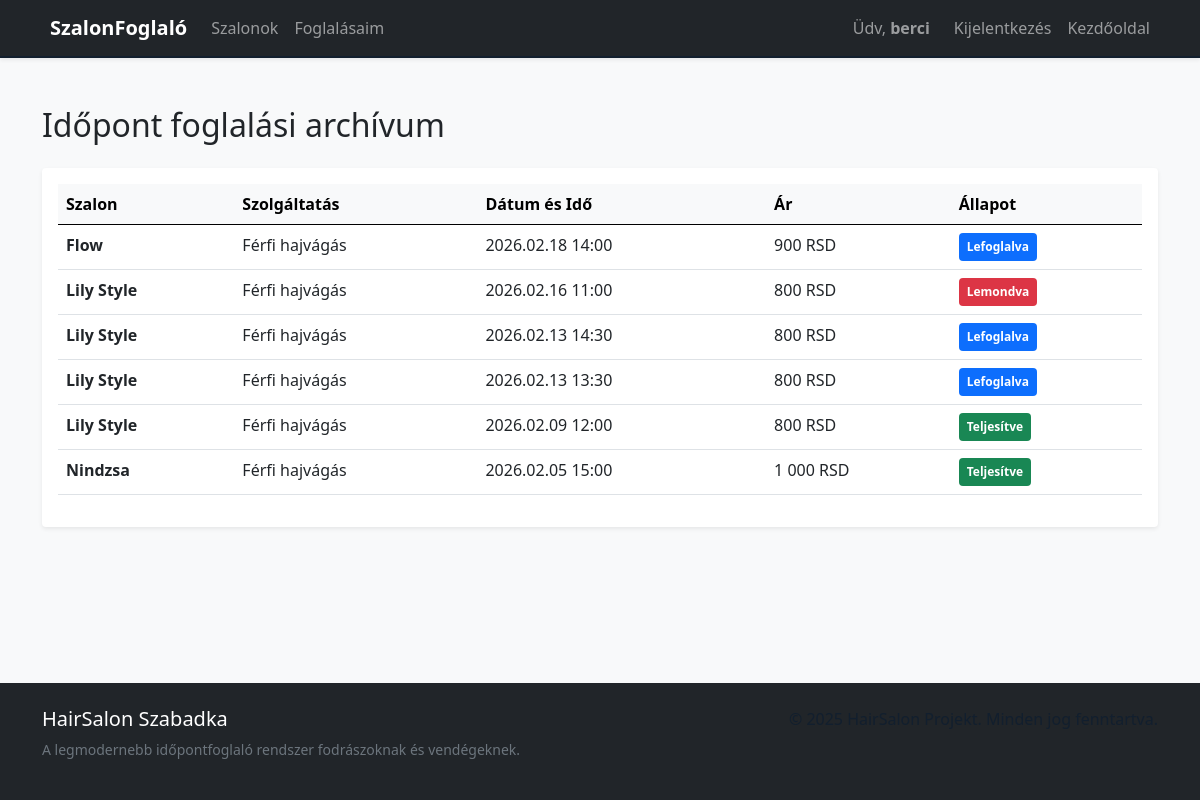
/foglalasaim.php (signed in), run on the app's committed database.
### tables this page shows
CREATE TABLE `appointments` (
  `appointment_id` int NOT NULL,
  `user_id` int DEFAULT NULL,
  `salon_id` int NOT NULL,
  `service_id` int NOT NULL,
  `appointment_date` date NOT NULL,
  `appointment_time` time NOT NULL,
  `status` enum('booked','cancelled','completed') DEFAULT 'booked',
  `created_at` timestamp NOT NULL DEFAULT CURRENT_TIMESTAMP
);

CREATE TABLE `salons` (
  `salon_id` int NOT NULL,
  `owner_id` int NOT NULL,
  `name` varchar(255) NOT NULL,
  `address` varchar(255) NOT NULL,
  `city` varchar(255) NOT NULL,
  `phone` varchar(100) DEFAULT NULL,
  `active` tinyint(1) DEFAULT '1',
  `image_url` varchar(255) DEFAULT 'default_salon.jpg'
);

CREATE TABLE `services` (
  `service_id` int NOT NULL,
  `salon_id` int NOT NULL,
  `name` varchar(255) NOT NULL,
  `price` int NOT NULL,
  `duration` int NOT NULL
);

### foglalasaim.php (the view, shortened to what this page needs)
<?php
require_once "config.php";
$user_id = $_SESSION['user_id'];
$updateSql = "UPDATE appointments
              SET status = 'completed'
              WHERE status = 'booked'
              AND (appointment_date < CURDATE()
              OR (appointment_date = CURDATE() AND appointment_time < CURTIME()))";
$pdo->query($updateSql);
$stmt = $pdo->prepare("
    SELECT
        a.appointment_date,
        a.appointment_time,
        a.status,
        s.name AS salon_name,
        ser.name AS service_name,
        ser.price
    FROM appointments a
    JOIN salons s ON a.salon_id = s.salon_id
    JOIN services ser ON a.service_id = ser.service_id
    WHERE a.user_id = ?
    ORDER BY a.appointment_date DESC, a.appointment_time DESC
");
$stmt->execute([$user_id]);
$appointments = $stmt->fetchAll();
?>
<!doctype html>
<html lang="en">
<head>
    <link href="https://cdn.jsdelivr.net/npm/bootstrap@5.0.2/dist/css/bootstrap.min.css" rel="stylesheet">
    <link rel="stylesheet" href="style.css">
</head>
<body class="bg-light d-flex flex-column min-vh-100">
<?php include 'navbar.php'; ?>
<main class="container mt-5 flex-grow-1">
    <h2 class="mb-4">Időpont foglalási archívum</h2>
    <?php if (count($appointments) > 0): ?>
        <div class="table-responsive bg-white p-3 shadow-sm rounded">
            <table class="table table-hover">
                <thead class="table-light">
                <tr>
                    <th>Szalon</th>
                    <th>Szolgáltatás</th>
                    <th>Dátum és Idő</th>
                    <th>Ár</th>
                    <th>Állapot</th>
                </tr>
                </thead>
                <tbody>
                <?php foreach ($appointments as $a): ?>
                    <tr>
                        <td><strong><?php echo htmlspecialchars($a['salon_name']); ?></strong></td>
                        <td><?php echo htmlspecialchars($a['service_name']); ?></td>
                        <td>
                            <?php
                            echo date("Y.m.d", strtotime($a['appointment_date'])) . " " .
                                date("H:i", strtotime($a['appointment_time']));
                            ?>
                        </td>
                        <td><?php echo number_format($a['price'], 0, ',', ' '); ?> RSD</td>
                        <td>
                            <?php
                            switch($a['status']) {
                                case 'booked':
                                    $badgeClass = 'bg-primary';
                                    $statusText = 'Lefoglalva';
                                    break;
                                case 'completed':
                                    $badgeClass = 'bg-success';
                                    $statusText = 'Teljesítve';
                                    break;
                                case 'cancelled':
                                    $badgeClass = 'bg-danger';
                                    $statusText = 'Lemondva';
                                    break;
                            }
                            ?>
                            <span class="badge <?php echo $badgeClass; ?> p-2">
                <?php echo $statusText; ?>
            </span>
                        </td>
                    </tr>
                <?php endforeach; ?>
                </tbody>
            </table>
        </div>
    <?php else: ?>
        <div class="alert alert-info">Még nincs rögzített időpontod.</div>
    <?php endif; ?>
</main>
<footer class="bg-dark text-white py-4 mt-auto">
    <div class="container text-center">
        <div class="row">
            <div class="col-md-6 text-md-start">
                <h5>HairSalon Szabadka</h5>
                <p class="small text-muted">A legmodernebb időpontfoglaló rendszer fodrászoknak és vendégeknek.</p>
            </div>
            <div class="col-md-6 text-md-end">
                <p>&copy; 2025 HairSalon Projekt. Minden jog fenntartva.</p>
            </div>
        </div>
    </div>
</footer>
</body>
</html>

### style.css (style rules this page uses)
body { background-color: #475763; }
h3, p { color: #121F2E; }

### data on the page
appointments: salon.name "Flow", service.name "Férfi hajvágás", appointment_date "2026.02.18", appointment_time "14:00", service.price "900", status "Lefoglalva"
appointments: salon.name "Lily Style", service.name "Férfi hajvágás", appointment_date "2026.02.16", appointment_time "11:00", service.price "800", status "Lemondva"
appointments: salon.name "Lily Style", service.name "Férfi hajvágás", appointment_date "2026.02.13", appointment_time "14:30", service.price "800", status "Lefoglalva"
appointments: salon.name "Lily Style", service.name "Férfi hajvágás", appointment_date "2026.02.13", appointment_time "13:30", service.price "800", status "Lefoglalva"
appointments: salon.name "Lily Style", service.name "Férfi hajvágás", appointment_date "2026.02.09", appointment_time "12:00", service.price "800", status "Teljesítve"
appointments: salon.name "Nindzsa", service.name "Férfi hajvágás", appointment_date "2026.02.05", appointment_time "15:00", service.price "1 000", status "Teljesítve"

### other printed values
$_SESSION['username'] "berci"
